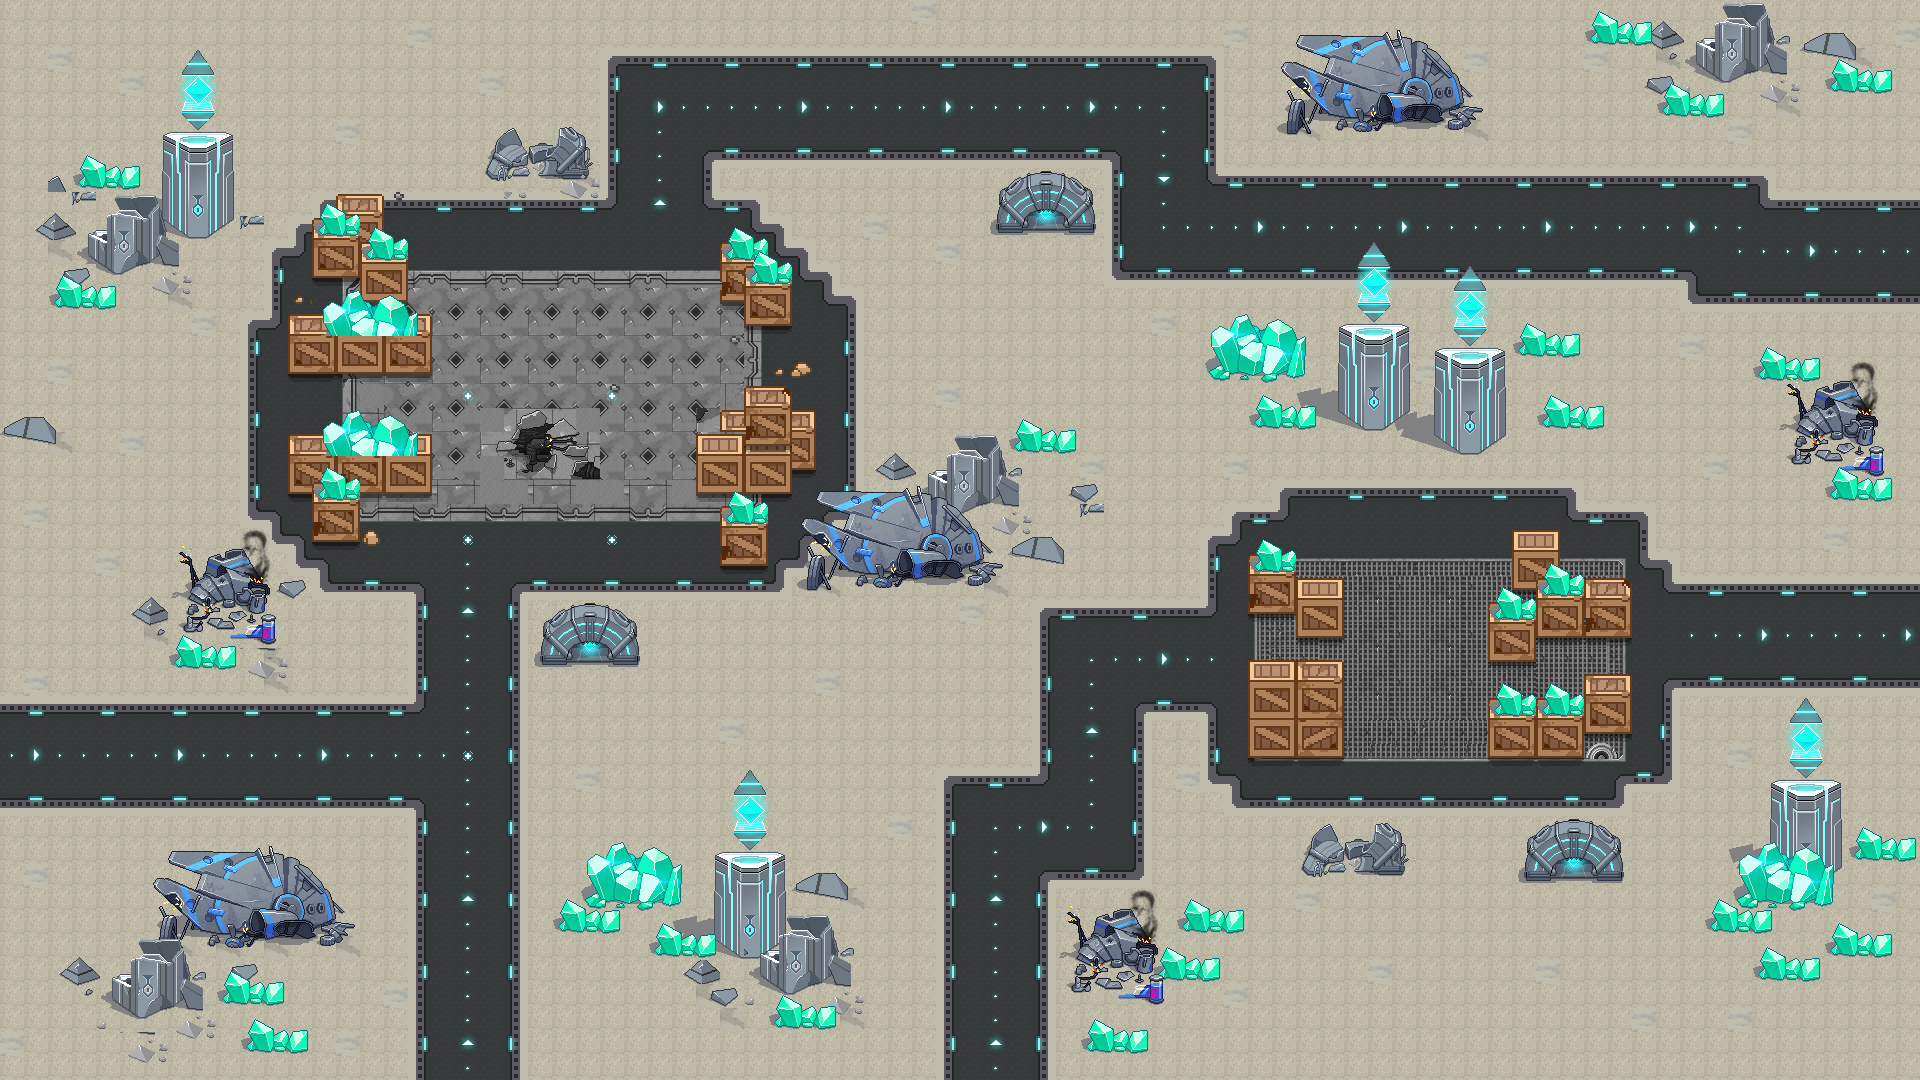

A 2D game scene composited from a Tiled map and its tileset images. What follows is a short description and the map's XML, with each tile layer's data collapsed to a summary:
An orthogonal 80x45 tile map with 24x24 px tiles, 7 tile layers (grounds, pathtag, 1, old, ...), 1 hidden layer not drawn, 10 tilesets and 2 objects.

<map version="1.0" tiledversion="2017.12.07" orientation="orthogonal" renderorder="right-down" width="80" height="45" tilewidth="24" tileheight="24" infinite="0" nextobjectid="88">
 <tileset firstgid="1" name="bigtree" tilewidth="72" tileheight="138" tilecount="1" columns="1">
  <image source="big_tree.png" width="72" height="138" />
 </tileset>
 <tileset firstgid="2" name="smalltree" tilewidth="54" tileheight="99" tilecount="1" columns="1">
  <image source="tree2.png" width="54" height="99" />
 </tileset>
 <tileset firstgid="3" name="meta" tilewidth="24" tileheight="24" tilecount="3" columns="3">
  <image source="meta.png" width="72" height="24" />
  <tile id="0">
   <properties>
    <property name="pass" type="bool" value="false" />
   </properties>
  </tile>
  <tile id="2">
   <properties>
    <property name="pass" type="bool" value="true" />
   </properties>
  </tile>
 </tileset>
 <tileset firstgid="6" name="box_push" tilewidth="48" tileheight="68" tilecount="1" columns="1">
  <image source="box_push.png" width="48" height="68" />
 </tileset>
 <tileset firstgid="7" name="box2" tilewidth="48" tileheight="60" tilecount="1" columns="1">
  <image source="box2.png" width="48" height="60" />
 </tileset>
 <tileset firstgid="8" name="box3" tilewidth="48" tileheight="60" tilecount="1" columns="1">
  <image source="box3.png" width="48" height="60" />
 </tileset>
 <tileset firstgid="9" name="box1" tilewidth="48" tileheight="60" tilecount="1" columns="1">
  <image source="box1.png" width="48" height="60" />
 </tileset>
 <tileset firstgid="10" name="pathtag" tilewidth="24" tileheight="24" tilecount="3" columns="3">
  <image source="pathtag.png" width="72" height="24" />
 </tileset>
 <tileset firstgid="13" name="chapter1" tilewidth="24" tileheight="24" tilecount="1728" columns="32">
  <image source="chapter1.png" width="768" height="1296" />
 </tileset>
 <tileset firstgid="1741" name="UBT_2" tilewidth="24" tileheight="24" tilecount="2240" columns="32">
  <image source="UBT_2.png" width="768" height="1684" />
 </tileset>
 <layer name="grounds" width="80" height="45">
  <data>[3600 cells, 3600 non-empty, 40 distinct tile ids]</data>
 </layer>
 <layer name="pathtag" width="80" height="45">
  <data>[3600 cells, 286 non-empty, 60 distinct tile ids]</data>
 </layer>
 <layer name="1" width="80" height="45">
  <data>[3600 cells, 503 non-empty, 205 distinct tile ids]</data>
 </layer>
 <layer name="old" width="80" height="45">
  <data>[3600 cells, 143 non-empty, 41 distinct tile ids]</data>
 </layer>
 <layer name="old2" width="80" height="45">
  <data>[3600 cells, 36 non-empty, 18 distinct tile ids]</data>
 </layer>
 <layer name="2" width="80" height="45">
  <data>[3600 cells, 359 non-empty, 170 distinct tile ids]</data>
 </layer>
 <layer name="3" width="80" height="45">
  <data>[3600 cells, 73 non-empty, 17 distinct tile ids]</data>
 </layer>
 <objectgroup name="gameObj">
  <object id="84" gid="8" x="379" y="406" width="48" height="60" />
  <object id="85" gid="6" x="636" y="542" width="48" height="68" />
 </objectgroup>
 <layer name="meta" width="80" height="45" visible="0" opacity="0.53">
  <data>[3600 cells, 34 non-empty, 1 distinct tile ids]</data>
 </layer>
</map>
